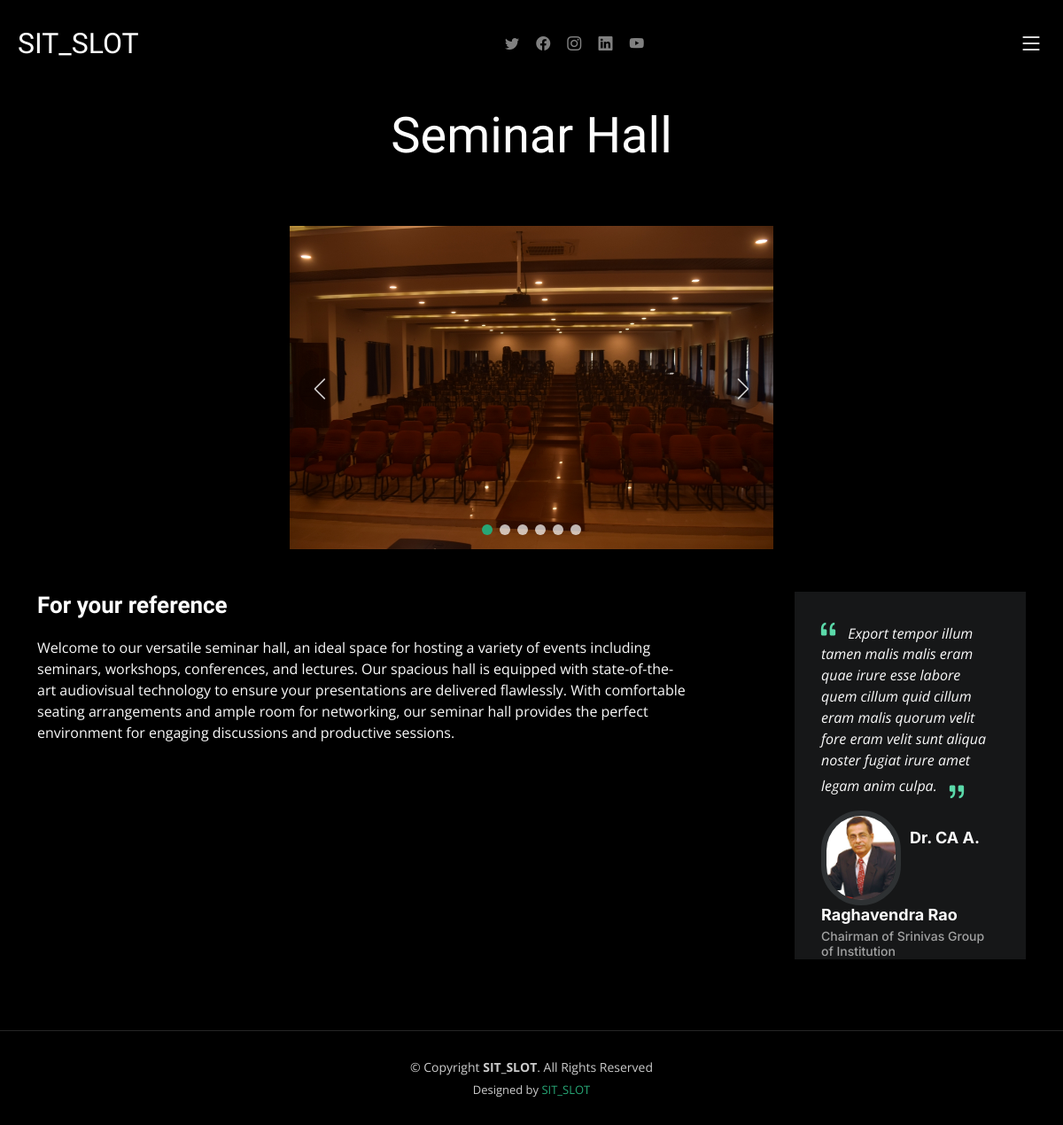
/gallery/1/, run on the app's committed database.
### core/models.py (models this page shows, shortened)
class places(models.Model):
    name = models.CharField(max_length=100)
    images = models.ImageField(upload_to='place_photo')
    img1 = models.ImageField(upload_to='place_photo',default='', null=True, blank=True)
    img2 = models.ImageField(upload_to='place_photo',default='', null=True, blank=True)
    img3 = models.ImageField(upload_to='place_photo',default='', null=True, blank=True)
    img4 = models.ImageField(upload_to='place_photo',default='', null=True, blank=True)
    img5 = models.ImageField(upload_to='place_photo',default='', null=True, blank=True)
    introduction = models.CharField(max_length=1000,default='', null=True, blank=True)

### core/views.py (the view)
# urls.py: path('gallery/<int:place_id>/', views.gallery, name='gallery'),
def gallery(request, place_id):
    place = get_object_or_404(places, pk=place_id)  # Retrieve the Place object
    return render(request, 'gallery-single.html', {'place': place})

### templates/gallery-single.html (shortened to what this page needs)
{% extends "sample-inner-page.html" %}
{% load static %}
{% block body %}
<div class="page-header d-flex align-items-center">
    <div class="container position-relative">
      <div class="row d-flex justify-content-center">
        <div class="col-lg-6 text-center">
          <h2>{{ place.name }}</h2>
        </div>
      </div>
    </div>
  </div>
<section id="gallery-single" class="gallery-single">
    <div class="container">
      <div class="row justify-content-center align-items-center">
        <div class="col-lg-6">
      <div class="position-relative h-100">
        <div class="slides-1 portfolio-details-slider swiper">
          <div class="swiper-wrapper align-items-center">
            <div class="swiper-slide">
              <img src="{{ place.images.url }} " alt="">
            </div>
          </div>
          <div class="swiper-pagination"></div>
        </div>
        <div class="swiper-button-prev"></div>
        <div class="swiper-button-next"></div>
      </div>
    </div>
  </div>
      <div class="row justify-content-between gy-4 mt-4">
        <div class="col-lg-8">
          <div class="portfolio-description">
            <h2>For your reference</h2>
            <p>
              {{ place.introduction }}
            </p>
          </div>
        </div>
        <div class="col-lg-3">
          <div class="portfolio-description">
            <div class="testimonial-item">
              <p>
                <i class="bi bi-quote quote-icon-left"></i>
                Export tempor illum tamen malis malis eram quae irure esse labore quem cillum quid cillum eram malis quorum velit fore eram velit sunt aliqua noster fugiat irure amet legam anim culpa.
                <i class="bi bi-quote quote-icon-right"></i>
              </p>
              <div>
                <img src="{% static "assets\img\WhatsApp Image 2024-03-22 at 20.05.46_2c3c9062.jpg" %}" class="testimonial-img" alt="">
                <h3>Dr. CA A. Raghavendra Rao
                </h3>
                <h4>Chairman of Srinivas Group of Institution</h4>
              </div>
            </div>
          </div>
        </div>
      </div>
    </div>
  </section>
  {% endblock body %}

### static/assets/css/main.css (style rules this page uses)
:root { --font-default: "Open Sans", system-ui, -apple-system, "Segoe UI", Roboto, "Helvetica Neue", Arial, "Noto Sans", "Liberation Sans", sans-serif, "Apple Color Emoji", "Segoe UI Emoji", "Segoe UI Symbol", "Noto Color Emoji"; --font-primary: "Inter", sans-serif; --font-secondary: "Cardo", sans-serif; }
:root { --color-default: #fafafa; --color-primary: #27a776; --color-secondary: #161718; }
:root { scroll-behavior: smooth; }
body { font-family: var(--font-default); color: var(--color-default); background-color: #000; }
h1, h2, h3, h4, h5, h6 { font-family: var(--font-primary); }
.page-header { padding: 120px 0 60px 0; min-height: 30vh; position: relative; }
.page-header h2 { font-size: 56px; font-weight: 500; color: #fff; font-family: var(--font-secondary); }
.gallery-single .portfolio-details-slider img { width: 100%; }
.gallery-single .swiper-button-prev, .gallery-single .swiper-button-next { width: 48px; height: 48px; }
.gallery-single .swiper-button-prev:after, .gallery-single .swiper-button-next:after { color: rgba(255, 255, 255, 0.8); background-color: rgba(0, 0, 0, 0.2); font-size: 24px; border-radius: 50%; width: 48px; height: 48px; display: flex; align-items: center; justify-content: center; transition: 0.3s; }
.gallery-single .portfolio-description h2 { font-size: 26px; font-weight: 700; margin-bottom: 20px; color: #fff; font-family: var(--font-secondary); }
.gallery-single .portfolio-description p { padding: 0; }
.gallery-single .portfolio-description .testimonial-item { padding: 30px 30px 0 30px; position: relative; background: var(--color-secondary); height: 100%; margin-bottom: 50px; }
.gallery-single .portfolio-description .testimonial-item .testimonial-img { width: 90px; border-radius: 50px; border: 6px solid #2e3133; float: left; margin: 0 10px 0 0; }
.gallery-single .portfolio-description .testimonial-item h3 { font-size: 18px; font-weight: bold; margin: 15px 0 5px 0; padding-top: 20px; }
.gallery-single .portfolio-description .testimonial-item h4 { font-size: 14px; color: rgba(255, 255, 255, 0.6); margin: 0; }
.gallery-single .portfolio-description .testimonial-item .quote-icon-left, .gallery-single .portfolio-description .testimonial-item .quote-icon-right { color: #5bd9a9; font-size: 26px; line-height: 0; }
.gallery-single .portfolio-description .testimonial-item .quote-icon-left { display: inline-block; left: -5px; position: relative; }
.gallery-single .portfolio-description .testimonial-item .quote-icon-right { display: inline-block; right: -5px; position: relative; top: 10px; transform: scale(-1, -1); }
.gallery-single .portfolio-description .testimonial-item p { font-style: italic; margin: 0 0 15px 0 0 0; padding: 0; }

### data on the page
places: name "Seminar Hall", images (picture), introduction "Welcome to our versatile seminar hall, an ideal space for hosting a variety of events including seminars, workshops, conferences, and lectures. Our spacious hall is equipped with state-of-the-art audiovisual technology to ensure your presentations are delivered flawlessly. With comfortable seating arrangements and ample room for networking, our seminar hall provides the perfect environment for engaging discussions and productive sessions."
